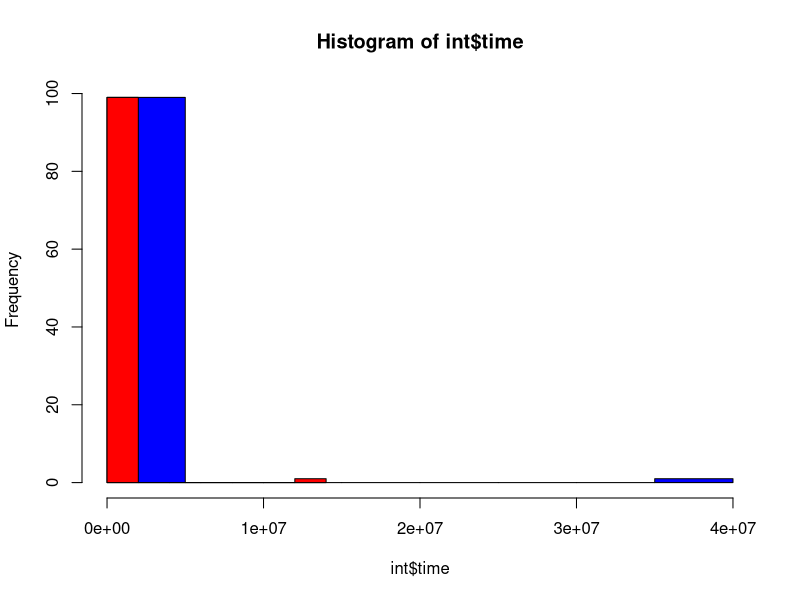

Source code (R): (Note: this script raises an error after producing the figure.)
#Project Euler 11/18/20


##Can publicly post first 100 solutions

# Question 1
# If we list all the natural numbers below 10 that are multiples of 3 or 5, we get 3, 5, 6 and 9. The sum of these multiples is 23.
# Find the sum of all the multiples of 3 or 5 below 1000.


sum_vect_mults_of_5_3 <- sum(which(1:999 %% 3 == 0 | 1:999 %% 5 == 0))


sum_vect_mults_of_5_3 # The Answer is 233,168

#-----------------------------------------------------------------------------

# Question 2

# Each new term in the Fibonacci sequence is generated by adding the previous two terms. By starting with 1 and 2, the first 10 terms will be:
#   
#   1, 2, 3, 5, 8, 13, 21, 34, 55, 89, ...
# 
# By considering the terms in the Fibonacci sequence whose values do not exceed four million, find the sum of the even-valued terms.


fibfunction <- function(){
#browser()
  fib <- as.vector(1)
  
  while(fib[length(fib)] <= 4000000L) {
    
  fib <-  append(fib, fib[length(fib)] + fib[max(1, length(fib) - 1)])
    
  }
  

sum(fib[fib %% 2 ==0])

}

fibfunction()

#The Answer is 4,613,732


fibfunction_NO_Int_Force <- function(){
  #browser()
  fib <- as.vector(1)
  
  while(fib[length(fib)] <= 4000000) {
    
    fib <-  append(fib, fib[length(fib)] + fib[max(1, length(fib) - 1)])
    
  }
  
  
  sum(fib[fib %% 2 ==0])
  
}



int <- microbenchmark::microbenchmark(fibfunction())
no_int <- microbenchmark::microbenchmark(fibfunction_NO_Int_Force())



hist(int$time, col = "blue")
hist(no_int$time, col = "red", add = TRUE)

#very curious, forcing int via "L" is slower on average, but more consistent.


#----------------------------------------------------------------------

# Question 3

# The prime factors of 13195 are 5, 7, 13 and 29.
# 
# What is the largest prime factor of the number 600851475143 ?


find_primes



factors <- which(13195 %% 1:13195 == 0)

findmults <- function(x){
  
  which(x %% 1:x == 0)
  
}

findmults(13195)





for (num in factors){
  #browser()
  for (element in 2:num - 1){
    if (num %% element == 0){
      break
    } else { return(num)}
  }
}



#new paradigm -USE ANY
factors <- which(13195 %% 1:13195 == 0)

primes <- NULL

for (number in which(factors > 1)) {
browser()
  if(any(number %% 2:(number - 1) == 0) == FALSE) {
    
    append(primes, number)
    
  }}
 
  





which(factors )



